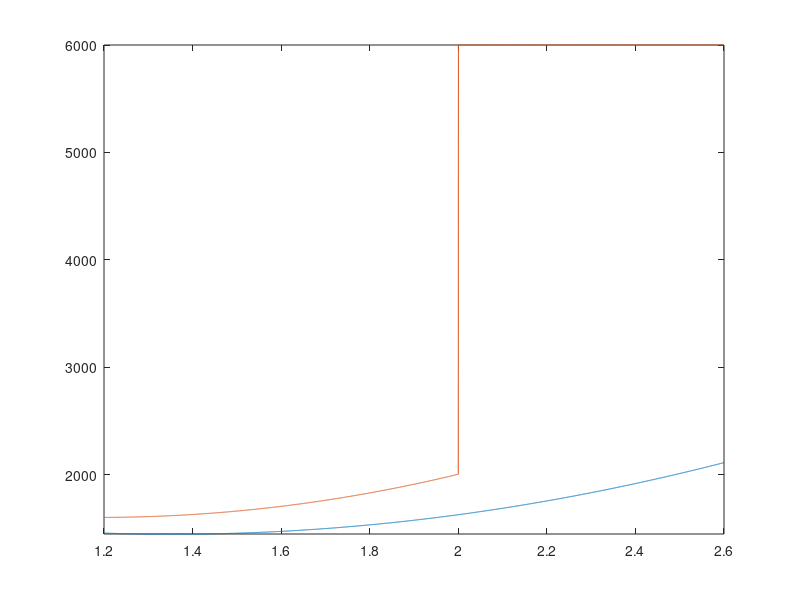

Write the MATLAB code that produced this figure.
function [log_area]=hamilton_bounds();

minlim = [1450. 1.2];
maxlim = [6000. 2.6];

rho = [minlim(2):(maxlim(2)-minlim(2))/5000.:maxlim(2)];

cl=(1.54-0.907*rho+0.3695*rho.^1.88)*1.5004*1000.;
ch=(1.62-0.907*rho+0.3695*rho.^2.05)*1.5014*1000.;

cl(find(cl<minlim(1))) = minlim(1);
ch(find(ch>maxlim(1))) = maxlim(1);
ch(find(rho>2.000)) = maxlim(1);

log_area = sum((ch-cl).*(rho(2)-rho(1)))
tot_area = prod(maxlim-minlim)
ratio = log_area/tot_area

figure();box on;hold on;
plot(rho,cl);plot(rho,ch);
set(gca,'XLim',[minlim(2) maxlim(2)]);
set(gca,'YLim',[minlim(1) maxlim(1)]);

return;
